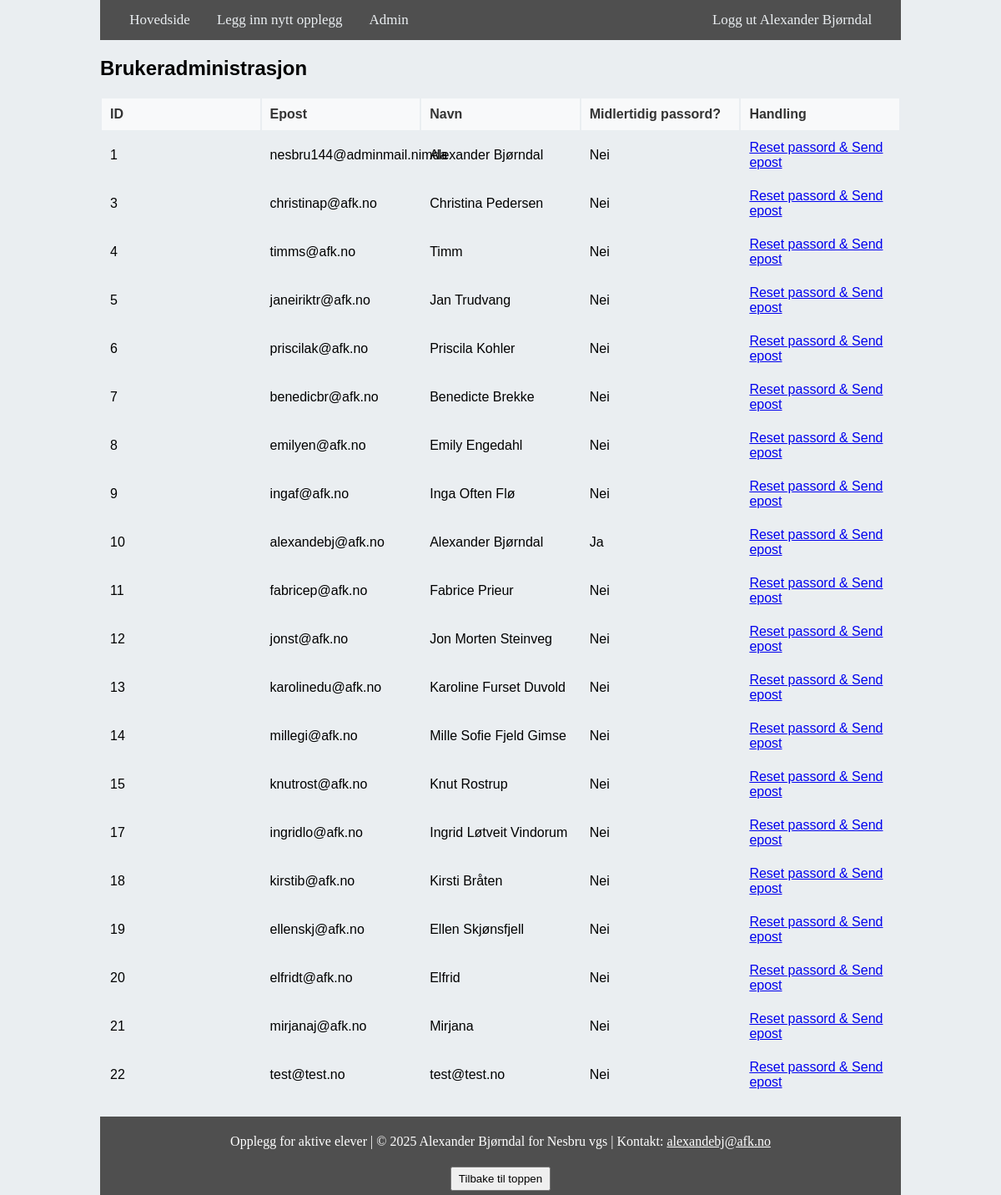
Page /admin/admin-users (signed in) on the earlier database version.
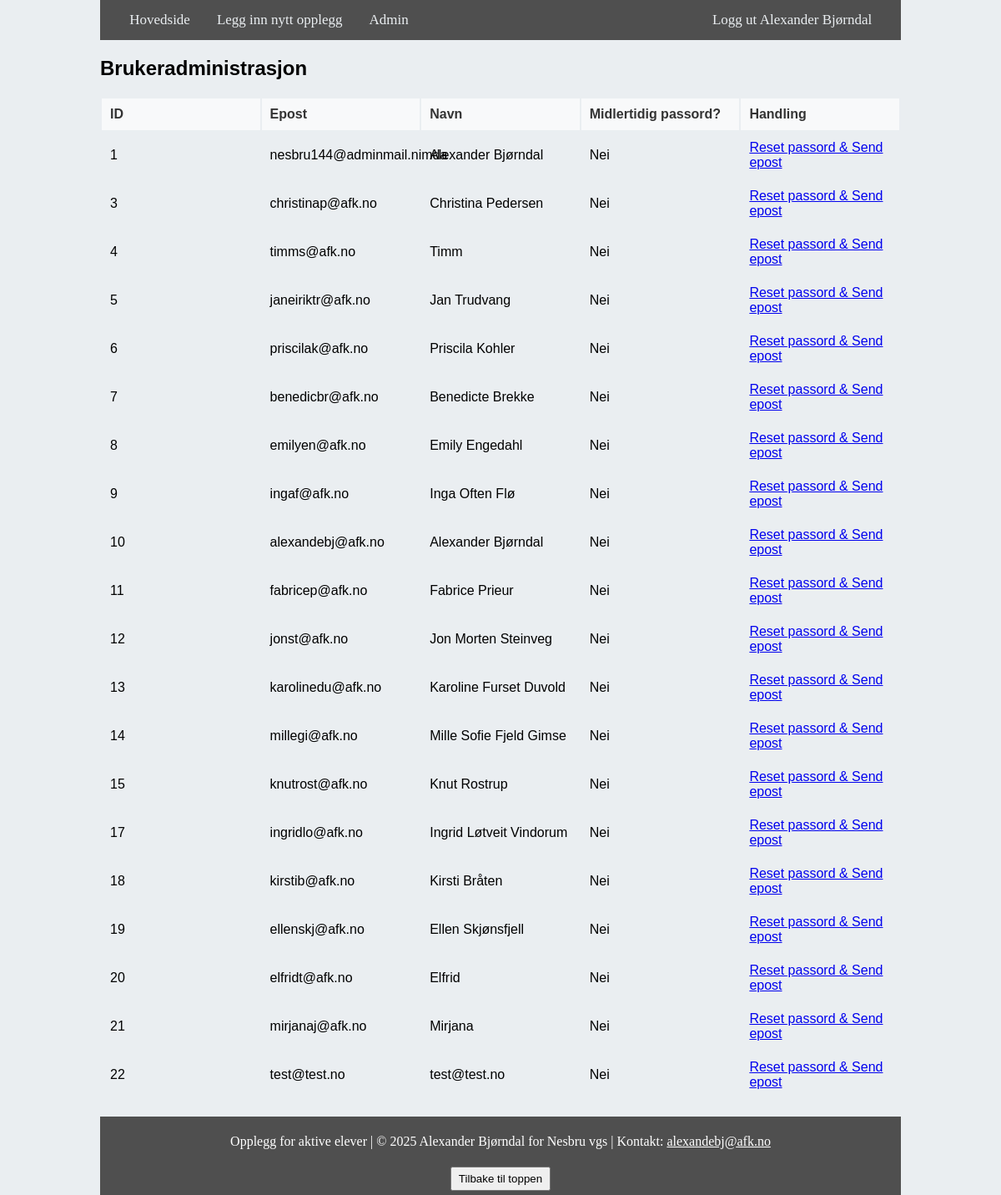
Same page on the later database version.
### website/models.py (models this page shows)
class User(db.Model, UserMixin):
    __tablename__ = 'user'
    id = db.Column(db.Integer, primary_key=True)
    email = db.Column(db.String(150), unique=True)
    password = db.Column(db.String(150))
    first_name = db.Column(db.String(150))
    role = db.Column(db.String(50), default='user')
    is_email_confirmed = db.Column(db.Boolean, default=False)
    is_temp_password = db.Column(db.Boolean, default=False)
    opplegg = db.relationship('Opplegg')
    favorites = db.relationship('Opplegg', secondary=opplegg_user_favorites, backref='user_favorite')
    comments = db.relationship('Comment', back_populates='user')

### website/admin_bp.py (the view)
@admin_bp.route("/admin-users")
@login_required
def admin_users():
    if current_user.role != 'admin':
        flash("Du har ikke tilgang til admin-siden.", category="error")
        abort(403)
    users = User.query.all()
    temp_password_user_id = request.args.get("temp_password_user_id", type=int)
    temp_password = request.args.get("temp_password", default="")
    return render_template(
        "admin/admin_users.html",
        users=users,
        temp_password_user_id=temp_password_user_id,
        temp_password=temp_password,
        user=current_user
    )

### website/templates/admin/admin_users.html
{% extends "base.html" %} {% block title %}Admin - Brukere{% endblock %} {%
block content %}
<h2>Brukeradministrasjon</h2>
<table class="table">
  <thead>
    <tr>
      <th>ID</th>
      <th>Epost</th>
      <th>Navn</th>
      <th>Midlertidig passord?</th>
      <th>Handling</th>
    </tr>
  </thead>
  <tbody>
    {% for user in users %}
    <tr>
      <td>{{ user.id }}</td>
      <td>{{ user.email }}</td>
      <td>{{ user.first_name }}</td>
      <td>{{ "Ja" if user.is_temp_password else "Nei" }}</td>
      <td>
        <a
          href="{{ url_for('admin.reset_password', user_id=user.id) }}"
          class="btn btn-warning"
        >
          Reset passord & Send epost
        </a>
      </td>
    </tr>
    {% endfor %}
  </tbody>
</table>
{% endblock %}

### website/templates/base.html (shortened to what this page needs)
<!DOCTYPE html>
<html>
  <head class="mainclass">
    <link
      href="https://cdnjs.cloudflare.com/ajax/libs/font-awesome/5.15.4/css/all.min.css"
      rel="stylesheet"
    />
    <link
      rel="stylesheet"
      href="{{ url_for('static', filename='home.css') }}"
    />
  </head>
  <body class="mainclass">
    <nav class="navbar">
      <div class="navbar-nav">
        <div style="margin-left: 2%">
          {% if user.role == 'admin' %}
          <a class="nav-item nav-link" id="home" href="/">Hovedside</a>
          <a
            class="nav-item nav-link"
            id="add_opplegg"
            href="{{ url_for('views.add_opplegg') }}"
            >Legg inn nytt opplegg</a
          ><a
            class="nav-item nav-link"
            id="admin_dashboard"
            href="{{ url_for('admin.admin') }}"
            >Admin</a
          >
          <a
            class="nav-item nav-link"
            style="float: right; margin-right: 2%"
            id="logout"
            href="/logout"
          >
            Logg ut {{ user.first_name }}
          </a>
          {% endif %}
        </div>
      </div>
    </nav>
    <div class="container">{% block content %}{% endblock %}</div>
    <footer>
      <div class="footer-content">
        <p>
          Opplegg for aktive elever | &copy;
          <span id="current-year"></span> Alexander Bjørndal for Nesbru vgs |
          Kontakt: <span id="email1"></span>
        </p>
      </div>
      <button id="back-to-top" onclick="window.scrollTo(0, 0)">
        Tilbake til toppen
      </button>
    </footer>
  </body>
</html>

### website/static/home.css (style rules this page uses)
html, body { height: 100%; margin: 0; display: flex; flex-direction: column; background: #eaeef1; scroll-behavior: smooth; }
.container { font-family: "Font Awesome 5 Free", Tahoma, Geneva, Verdana, sans-serif; flex: 1; display: grid; }
.mainclass { margin-left: 10%; margin-right: 10%; }
.navbar-nav { background-color: #4f4f4f; overflow: hidden; }
.navbar-nav a { float: left; display: block; color: #eaeef1; text-align: center; padding: 14px 16px; text-decoration: none; font-size: 17px; }
footer { background-color: #4f4f4f; color: #fff; text-align: center; padding: 5px 0; margin-top: 20px; }
#back-to-top { margin-top: 5px; padding: 5px 8px; cursor: pointer; }
table { width: 100%; table-layout: fixed; }
th, td { text-align: left; padding: 10px; vertical-align: middle; }
th { background-color: #f8f9fa; font-weight: bold; color: #333; }
tr { border-bottom: 1px solid #ddd; }

Differences in the rows shown:
changed User "alexandebj@afk.no": is_temp_password "Ja" → "Nei"
